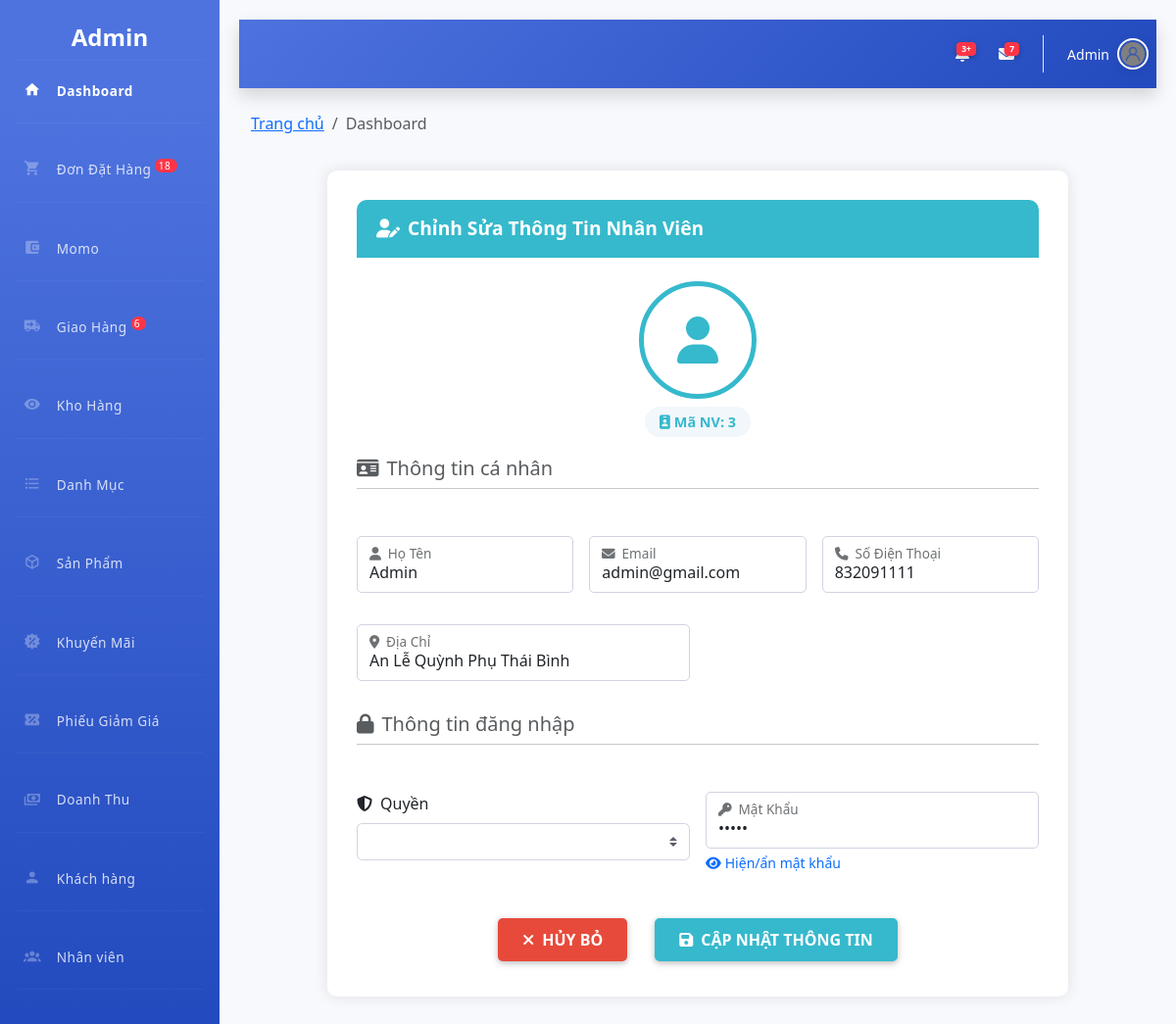
The app's page /admin/index.php?action=nhanvien&view=sua&manv=3 (signed in) with its own data.
### tables this page shows
CREATE TABLE `nhanvien` (
  `MaNV` int NOT NULL,
  `TenNV` varchar(50) NOT NULL,
  `Email` varchar(50) NOT NULL,
  `SDT` int NOT NULL,
  `DiaChi` text NOT NULL,
  `MatKhau` varchar(50) NOT NULL,
  `Quyen` int NOT NULL
);

### admin/nhanvien/sua.php (the view, shortened to what this page needs)
<!DOCTYPE html>
<html lang="vi">
<head>
    <link rel="stylesheet" href="https://cdnjs.cloudflare.com/ajax/libs/bootstrap/5.3.0/css/bootstrap.min.css" />
    <link rel="stylesheet" href="https://cdnjs.cloudflare.com/ajax/libs/font-awesome/6.4.0/css/all.min.css" />
</head>
<body>
<?php
    $manv = $_GET['manv'];
    $sql_sua = "SELECT * FROM `nhanvien` WHERE MaNV='$manv'";
    $rs_sua = mysqli_query($conn, $sql_sua);
    $kq_sua = mysqli_fetch_array($rs_sua);
    $sql1 = "select * from quyen";
    $rs1 = mysqli_query($conn, $sql1);
?>
<div class="container">
    <div class="row justify-content-center">
        <div class="col-lg-10">
            <div class="form-container">
                <div class="card-header d-flex justify-content-between align-items-center mb-4">
                    <span><i class="fas fa-user-edit me-2"></i>Chỉnh Sửa Thông Tin Nhân Viên</span>
                </div>
                <div class="avatar-wrapper">
                    <div class="avatar">
                        <i class="fas fa-user"></i>
                    </div>
                    <div class="employee-id mt-2">
                        <i class="fas fa-id-badge me-1"></i>Mã NV: <?php echo $kq_sua['MaNV']; ?>
                    </div>
                </div>
                <form method="POST" action="nhanvien/xuly.php" enctype="multipart/form-data">
                    <div class="row g-3">
                        <div class="col-12 mb-3">
                            <h5 class="text-muted"><i class="fas fa-id-card me-2"></i>Thông tin cá nhân</h5>
                            <hr class="mt-0">
                        </div>
                        <div class="col-md-4 mb-3">
                            <div class="form-floating">
                                <input type="text" class="form-control" id="tennv" name="tennv" value="<?php echo $kq_sua['TenNV']; ?>" autofocus>
                                <label for="tennv"><i class="fas fa-user me-2"></i>Họ Tên</label>
                            </div>
                        </div>
                        <div class="col-md-4 mb-3">
                            <div class="form-floating">
                                <input type="email" class="form-control" id="email" name="email" value="<?php echo $kq_sua['Email']; ?>">
                                <label for="email"><i class="fas fa-envelope me-2"></i>Email</label>
                            </div>
                        </div>
                        <div class="col-md-4 mb-3">
                            <div class="form-floating">
                                <input type="tel" class="form-control" id="sdt" name="sdt" value="<?php echo $kq_sua['SDT']; ?>">
                                <label for="sdt"><i class="fas fa-phone me-2"></i>Số Điện Thoại</label>
                            </div>
                        </div>
                        <div class="col-md-6 mb-3">
                            <div class="form-floating">
                                <input type="text" class="form-control" id="dc" name="dc" value="<?php echo $kq_sua['DiaChi']; ?>">
                                <label for="dc"><i class="fas fa-map-marker-alt me-2"></i>Địa Chỉ</label>
                            </div>
                        </div>
                        <div class="col-12 mt-3 mb-3">
                            <h5 class="text-muted"><i class="fas fa-lock me-2"></i>Thông tin đăng nhập</h5>
                            <hr class="mt-0">
                        </div>
                        <div class="col-md-6 mb-3">
                            <label for="q"><i class="fas fa-shield-alt me-2"></i>Quyền</label>
                            <div class="form-floating">
                                <select class="browser-default custom-select" name="q" id="">
                                                                              <option value=""></option>
                                                                              <?php while ($row=mysqli_fetch_array($rs1)) { ?>
                                                                              <option value="<?php echo $row['id'] ?>"><?php echo $row['id'].' - '.$row['Ten'] ?></option>}
                                                                       <?php   } ?>
                                                                </select>
                            </div>
                        </div>
                        <div class="col-md-6 mb-3">
                            <div class="form-floating">
                                <input type="password" class="form-control" id="mk" name="mk" value="<?php echo $kq_sua['MatKhau']; ?>">
                                <label for="mk"><i class="fas fa-key me-2"></i>Mật Khẩu</label>
                                <div class="form-text"><a href="#" class="text-decoration-none" id="togglePassword"><i class="fas fa-eye me-1"></i>Hiện/ẩn mật khẩu</a></div>
                            </div>
                        </div>
                        <div class="col-12 mt-4 d-flex justify-content-center gap-3">
                            <a href="javascript:history.back()" class="btn btn-cancel">
                                <i class="fas fa-times me-2"></i>Hủy bỏ
                            </a>
                            <button type="submit" name="sua" class="btn btn-submit">
                                <i class="fas fa-save me-2"></i>Cập nhật thông tin
                            </button>
                        </div>
                    </div>
                </form>
            </div>
        </div>
    </div>
</div>
</body>
</html>

### admin/include/menu.php (style rules this page uses)
:root { --primary: #4e73df; --primary-dark: #3a56a5; --secondary: #858796; --success: #1cc88a; --info: #36b9cc; --warning: #f6c23e; --danger: #e74a3b; --light: #f8f9fc; --dark: #5a5c69; }

### admin/include/header.php (style rules this page uses)
:root { --primary: #4e73df; --primary-dark: #3a5fc7; --secondary: #858796; --success: #1cc88a; --info: #36b9cc; --warning: #f6c23e; --danger: #e74a3b; --light: #f8f9fc; --dark: #5a5c69; }
body { font-family: 'Roboto', sans-serif; background-color: #f8f9fc; overflow-x: hidden; width: 100%; max-width: 100%; }
.card-header { background-color: #fff; border-bottom: 1px solid #edf2f9; border-top-left-radius: 10px !important; border-top-right-radius: 10px !important; font-weight: 600; }

### admin/nhanvien/sua.php (style rules this page uses)
body { background-color: #f8f9fa; font-family: 'Segoe UI', Tahoma, Geneva, Verdana, sans-serif; }
.form-container { background-color: #fff; border-radius: 10px; box-shadow: 0 0 15px rgba(0, 0, 0, 0.1); padding: 30px; margin-top: 20px; margin-bottom: 20px; }
.card-header { background-color: #36b9cc; color: white; border-radius: 10px 10px 0 0; padding: 15px 20px; font-weight: 600; font-size: 1.2rem; }
.form-control { border-radius: 5px; padding: 10px 15px; border: 1px solid #d1d3e2; transition: border-color 0.2s; }
.btn-submit { background-color: #36b9cc; border: none; padding: 10px 25px; border-radius: 5px; font-weight: 600; transition: all 0.3s; color: white; }
.btn-cancel { background-color: #e74a3b; border: none; padding: 10px 25px; border-radius: 5px; font-weight: 600; transition: all 0.3s; color: white; }
.form-floating > .form-control { padding-top: 1.625rem; padding-bottom: 0.625rem; }
.form-floating > label { padding: 1rem 0.75rem; }
.avatar-wrapper { text-align: center; margin-bottom: 20px; }
.avatar { width: 120px; height: 120px; border-radius: 50%; border: 5px solid #36b9cc; padding: 3px; background-color: #fff; margin: 0 auto; display: flex; align-items: center; justify-content: center; font-size: 48px; color: #36b9cc; }
.employee-id { background-color: #f2f7fb; border-radius: 20px; padding: 5px 15px; font-weight: 600; color: #36b9cc; display: inline-block; margin-top: 10px; font-size: 0.9rem; }

### records on screen
nhanvien: MaNV "3", tennv "Admin", email "admin@gmail.com", sdt "832091111", dc "An Lễ Quỳnh Phụ Thái Bình"

### other values on screen
$dem "18"
$dem "6"
$nv['TenNV'] "Admin"
